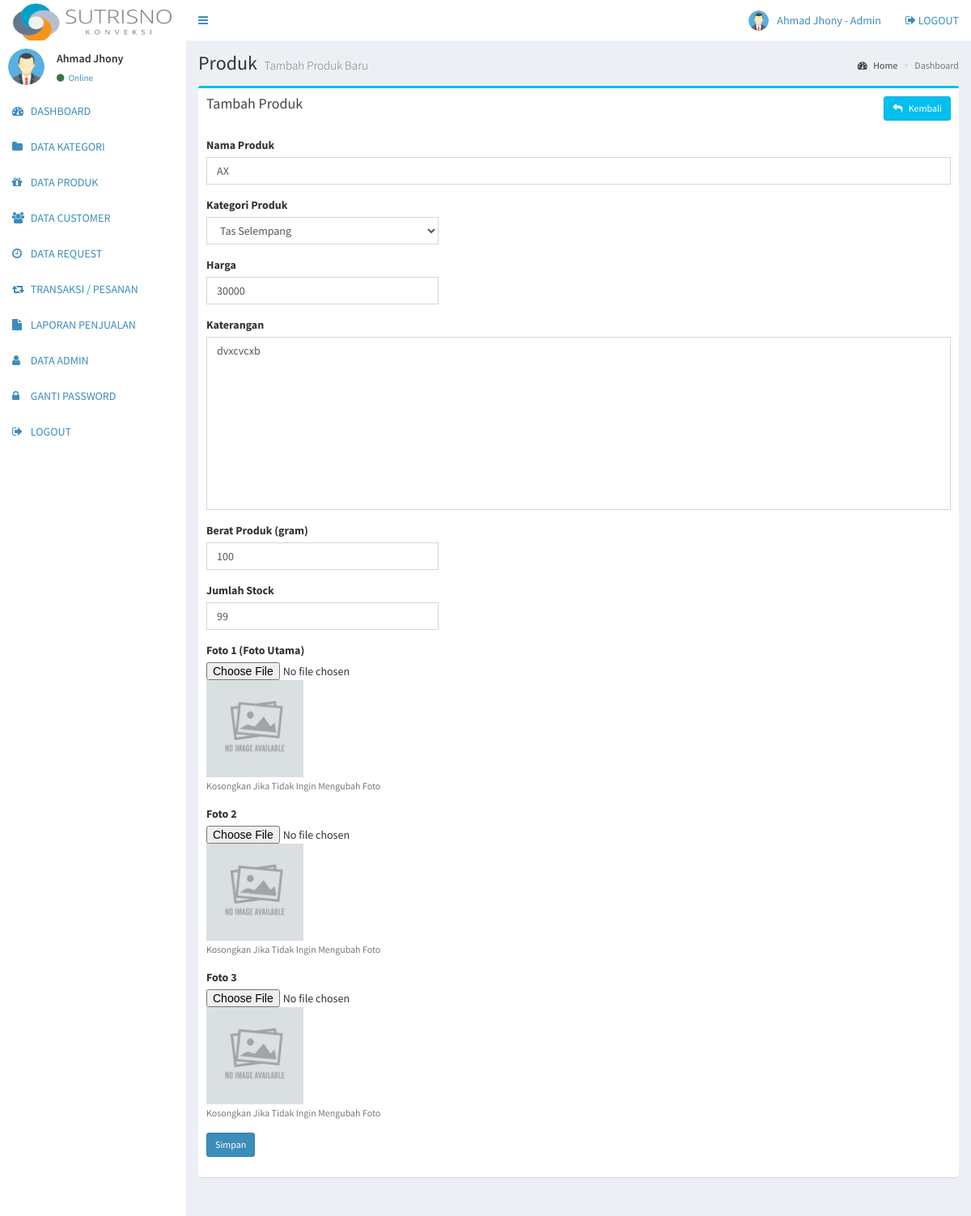
Screenshot of /admin/produk_edit.php?id=15 (signed in) with the database file from the repository.
### tables this page shows
CREATE TABLE `produk` (
  `produk_id` int NOT NULL,
  `produk_nama` varchar(255) NOT NULL,
  `produk_kategori` int NOT NULL,
  `produk_harga` int NOT NULL,
  `produk_keterangan` text NOT NULL,
  `produk_jumlah` int NOT NULL,
  `produk_berat` int NOT NULL,
  `produk_foto1` varchar(255) DEFAULT NULL,
  `produk_foto2` varchar(255) DEFAULT NULL,
  `produk_foto3` varchar(255) DEFAULT NULL
);

CREATE TABLE `kategori` (
  `kategori_id` int NOT NULL,
  `kategori_nama` varchar(255) NOT NULL
);

### admin/produk_edit.php (the view, shortened to what this page needs)
<?php include 'header.php'; ?>
<div class="content-wrapper">
  <section class="content-header">
    <h1>
      Produk
      <small>Tambah Produk Baru</small>
    </h1>
    <ol class="breadcrumb">
      <li><a href="#"><i class="fa fa-dashboard"></i> Home</a></li>
      <li class="active">Dashboard</li>
    </ol>
  </section>
  <section class="content">
    <div class="row">
      <section class="col-lg-12">
        <div class="box box-info">
          <div class="box-header">
            <h3 class="box-title">Tambah Produk</h3>
            <a href="produk.php" class="btn btn-info btn-sm pull-right"><i class="fa fa-reply"></i> &nbsp Kembali</a>
          </div>
          <div class="box-body">
            <?php
            $id = $_GET['id'];
            $data = mysqli_query($koneksi,"select * from produk where produk_id='$id'");
            while($d = mysqli_fetch_array($data)){
              ?>
              <form action="produk_update.php" method="post" enctype="multipart/form-data">
                <div class="form-group">
                  <label>Nama Produk</label>
                  <input type="text" class="form-control" name="nama" required="required" placeholder="Masukkan Nama .." value="<?php echo $d['produk_nama']; ?>">
                </div>
                <div class="form-group">
                  <label>Kategori Produk</label>
                  <div class="row">
                    <div class="col-lg-4">
                      <select name="kategori" required="required" class="form-control">
                        <?php
                        include '../koneksi.php';
                        $kategori = mysqli_query($koneksi,"SELECT * FROM kategori");
                        while($k = mysqli_fetch_array($kategori)){
                          ?>
                          <option <?php if($k['kategori_id'] == $d['produk_kategori']){echo "selected='selected'";} ?> value="<?php echo $k['kategori_id']; ?>"><?php echo $k['kategori_nama']; ?></option>
                          <?php
                        }
                        ?>
                      </select>
                    </div>
                  </div>
                </div>
                <div class="form-group">
                  <label>Harga</label>
                  <div class="row">
                    <div class="col-lg-4">
                      <input type="number" class="form-control" name="harga" required="required" placeholder="Masukkan Harga .." value="<?php echo $d['produk_harga']; ?>">
                    </div>
                  </div>
                </div>
                <div class="form-group">
                  <label>Katerangan</label>
                  <textarea name="keterangan" class="form-control textarea" required="required" style="resize: none" rows="10"><?php echo $d['produk_keterangan']; ?></textarea>
                </div>
                <div class="form-group">
                  <label>Berat Produk (gram)</label>
                  <div class="row">
                    <div class="col-lg-4">
                      <input type="number" class="form-control" name="berat" required="required" placeholder="Masukkan Berat .." value="<?php echo $d['produk_berat']; ?>">
                    </div>
                  </div>
                </div>
                <div class="form-group">
                  <label>Jumlah Stock</label>
                  <div class="row">
                    <div class="col-lg-4">
                      <input type="number" class="form-control" name="jumlah" required="required" placeholder="Masukkan Jumlah .." value="<?php echo $d['produk_jumlah']; ?>">
                    </div>
                  </div>
                </div>
                <div class="form-group">
                  <label>Foto 1 (Foto Utama)</label>
                  <input type="file" name="foto1">
                  <?php if($d['produk_foto1'] == ""){ ?>
                    <img src="../gambar/sistem/produk.png" style="width: 120px;height: auto">
                  <?php }else{ ?>
                    <img src="../gambar/produk/<?php echo $d['produk_foto1'] ?>" style="width: 120px;height: auto">
                  <?php } ?>
                  <br/>
                  <small class="text-muted">Kosongkan Jika Tidak Ingin Mengubah Foto</small>
                </div>
                <div class="form-group">
                  <label>Foto 2</label>
                  <input type="file" name="foto2">
                  <?php if($d['produk_foto2'] == ""){ ?>
                    <img src="../gambar/sistem/produk.png" style="width: 120px;height: auto">
                  <?php }else{ ?>
                    <img src="../gambar/produk/<?php echo $d['produk_foto2'] ?>" style="width: 120px;height: auto">
                  <?php } ?>
                  <br/>
                  <small class="text-muted">Kosongkan Jika Tidak Ingin Mengubah Foto</small>
                </div>
                <div class="form-group">
                  <label>Foto 3</label>
                  <input type="file" name="foto3">
                  <?php if($d['produk_foto3'] == ""){ ?>
                    <img src="../gambar/sistem/produk.png" style="width: 120px;height: auto">
                  <?php }else{ ?>
                    <img src="../gambar/produk/<?php echo $d['produk_foto3'] ?>" style="width: 120px;height: auto">
                  <?php } ?>
                  <br/>
                  <small class="text-muted">Kosongkan Jika Tidak Ingin Mengubah Foto</small>
                </div>
                <div class="form-group">
                  <input type="submit" class="btn btn-sm btn-primary" value="Simpan">
                </div>
              </form>
              <?php
            }
            ?>
          </div>
        </div>
      </section>
    </div>
  </section>
</div>
<?php include 'footer.php'; ?>

### admin/header.php (shortened to what this page needs)
<!DOCTYPE html>
<html>
<head>
  <link rel="stylesheet" href="../assets/bower_components/bootstrap/dist/css/bootstrap.min.css">
  <link rel="stylesheet" href="../assets/bower_components/font-awesome/css/font-awesome.min.css">
  <link rel="stylesheet" href="../assets/bower_components/Ionicons/css/ionicons.min.css">
  <link rel="stylesheet" href="../assets/dist/css/AdminLTE.min.css">
  <link rel="stylesheet" href="../assets/bower_components/datatables.net-bs/css/dataTables.bootstrap.min.css">
  <link rel="stylesheet" href="../assets/dist/css/skins/_all-skins.min.css">
  <link rel="stylesheet" href="../assets/bower_components/morris.js/morris.css">
  <link rel="stylesheet" href="../assets/bower_components/jvectormap/jquery-jvectormap.css">
  <link rel="stylesheet" href="../assets/bower_components/bootstrap-datepicker/dist/css/bootstrap-datepicker.min.css">
  <link rel="stylesheet" href="../assets/bower_components/bootstrap-daterangepicker/daterangepicker.css">
  <link rel="stylesheet" href="../assets/plugins/bootstrap-wysihtml5/bootstrap3-wysihtml5.min.css">
  <?php
  include '../koneksi.php';
  ?>
</head>
<body class="hold-transition  sidebar-mini">
  <div class="wrapper">
    <header class="main-header">
      <a href="index.php" class="logo">
        <img src="../frontend/img/logokonveksi.png" width="200" height="50" alt="">
      </a>
      <nav class="navbar navbar-static-top">
        <a href="#" class="sidebar-toggle" data-toggle="push-menu" role="button">
        </a>
        <div class="navbar-custom-menu">
          <ul class="nav navbar-nav">
            <li class="dropdown user user-menu">
              <a href="#" class="dropdown-toggle" data-toggle="dropdown">
                <?php
                $id_admin = $_SESSION['id'];
                $profil = mysqli_query($koneksi,"select * from admin where admin_id='$id_admin'");
                $profil = mysqli_fetch_assoc($profil);
                if($profil['admin_foto'] == ""){
                  ?>
                  <img src="../gambar/sistem/user.png" class="user-image">
                <?php }else{ ?>
                  <img src="../gambar/user/<?php echo $profil['admin_foto'] ?>" class="user-image">
                <?php } ?>
                <span class="hidden-xs"><?php echo $_SESSION['nama']; ?> - Admin</span>
              </a>
            </li>
            <li>
              <a href="logout.php"><i class="fa fa-sign-out"></i> LOGOUT</a>
            </li>
          </ul>
        </div>
      </nav>
    </header>
    <aside class="main-sidebar">
      <section class="sidebar">
        <div class="user-panel">
          <div class="pull-left image">
            <?php
            $id = $_SESSION['id'];
            $profil = mysqli_query($koneksi,"select * from admin where admin_id='$id'");
            $profil = mysqli_fetch_assoc($profil);
            if($profil['admin_foto'] == ""){
              ?>
              <img src="../gambar/sistem/user.png" class="img-circle">
            <?php }else{ ?>
              <img src="../gambar/user/<?php echo $profil['admin_foto'] ?>" class="img-circle" style="max-height:45px">
            <?php } ?>
          </div>
          <div class="pull-left info">
            <p><?php echo $_SESSION['nama']; ?></p>
            <a href="#"><i class="fa fa-circle text-success"></i> Online</a>
          </div>
        </div>
        <ul class="sidebar-menu" data-widget="tree">
          <li>
            <a href="index.php">
              <i class="fa fa-dashboard"></i> <span>DASHBOARD</span>
            </a>
          </li>
          <li>
            <a href="kategori.php">
              <i class="fa fa-folder"></i> <span>DATA KATEGORI</span>
            </a>
          </li>
          <li>
            <a href="produk.php">
              <i class="fa fa-gift"></i> <span>DATA PRODUK</span>
            </a>
          </li>
          <li>
            <a href="customer.php">
              <i class="fa fa-users"></i> <span>DATA CUSTOMER</span>
            </a>
          </li>
          <li>
            <a href="request.php">
              <i class="fa fa-clock-o"></i> <span>DATA REQUEST</span>
            </a>
          </li>
           <li>
            <a href="transaksi.php">
              <i class="fa fa-retweet"></i> <span>TRANSAKSI / PESANAN</span>
            </a>
          </li>
          <li>
            <a href="laporan.php">
              <i class="fa fa-file"></i> <span>LAPORAN PENJUALAN</span>
            </a>
          </li>
          <li>
            <a href="admin.php">
              <i class="fa fa-user"></i> <span>DATA ADMIN</span>
            </a>
          </li>
          <li>
            <a href="gantipassword.php">
              <i class="fa fa-lock"></i> <span>GANTI PASSWORD</span>
            </a>
          </li>
          <li>
            <a href="logout.php">
              <i class="fa fa-sign-out"></i> <span>LOGOUT</span>
            </a>
          </li>
        </ul>
      </section>
    </aside>

### rows the page displays
produk: nama "AX", kategori "Tas Selempang", harga "30000", keterangan "dvxcvcxb", berat "100", jumlah "99"

### other values shown
$_SESSION['nama'] "Ahmad Jhony"
